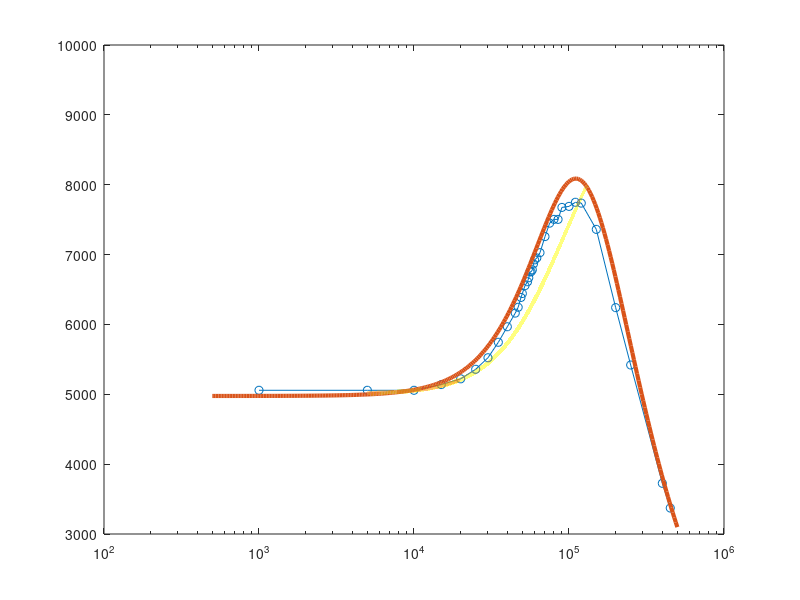

This figure's MATLAB source: (Note: this script raises an error after producing the figure.)
clear all;
close all;

A0=10e4; %%dato sacado del grafico
wp=2*pi*12; %%frecuencai da corte obtenida del datasheet
sr=0.5e6;
s=tf('s');
r1=5e3;
r3=5e3;
r2=50e3;
r4=20e3;
Dm=csvread('circuito_inv_caso1_Zin_100k.csv');
Ds=csvread('circuito_inv_caso1_Zin_sim.csv');
w=[5000*2*pi:10:450000*2*pi];


Av=A0/(1+(s/wp));
H=((r2*r3)+r1*(r3*(Av+1)+r2))/(r3*(Av+1)+r2);



[mag,phase,wout] = bode(H,w);
mag=squeeze(mag);
phase=squeeze(phase);


R=100000;
ir=Dm(:,2)-(Dm(:,3).*exp(Dm(:,4).*((1i*pi)/180)));
ir=ir./R;
z=(Dm(:,3).*exp(Dm(:,4).*((1i*pi)/180)))./ir;
figure;
semilogx(Dm(:,1).*1000,abs(z),'-o')
hold on;
semilogx(Ds(:,1),10.^(Ds(:,2)./20),'LineWidth',3);
semilogx(w./(2*pi),mag,'LineWidth',3);
formataxes('', 'Frecuencia (Hz)', 'Impedancia (ohm)', ... % titulo y ejes
                    'Medici\''on','Simulaci\''on ','C\''alculo')% legends
hold off;

figure
hold on;

semilogx(Dm(:,1).*1000,(angle(z).*(180/pi)),'-o')
semilogx(Ds(:,1),Ds(:,3)-180,'LineWidth',3);
semilogx(w./(2*pi),phase,'LineWidth',3);
formataxes('', 'Frecuencia (Hz)', 'Fase ($\circ$)', ... % titulo y ejes
                    'Medici\''on','Simulaci\''on ','C\''alculo')% legends

hold off;